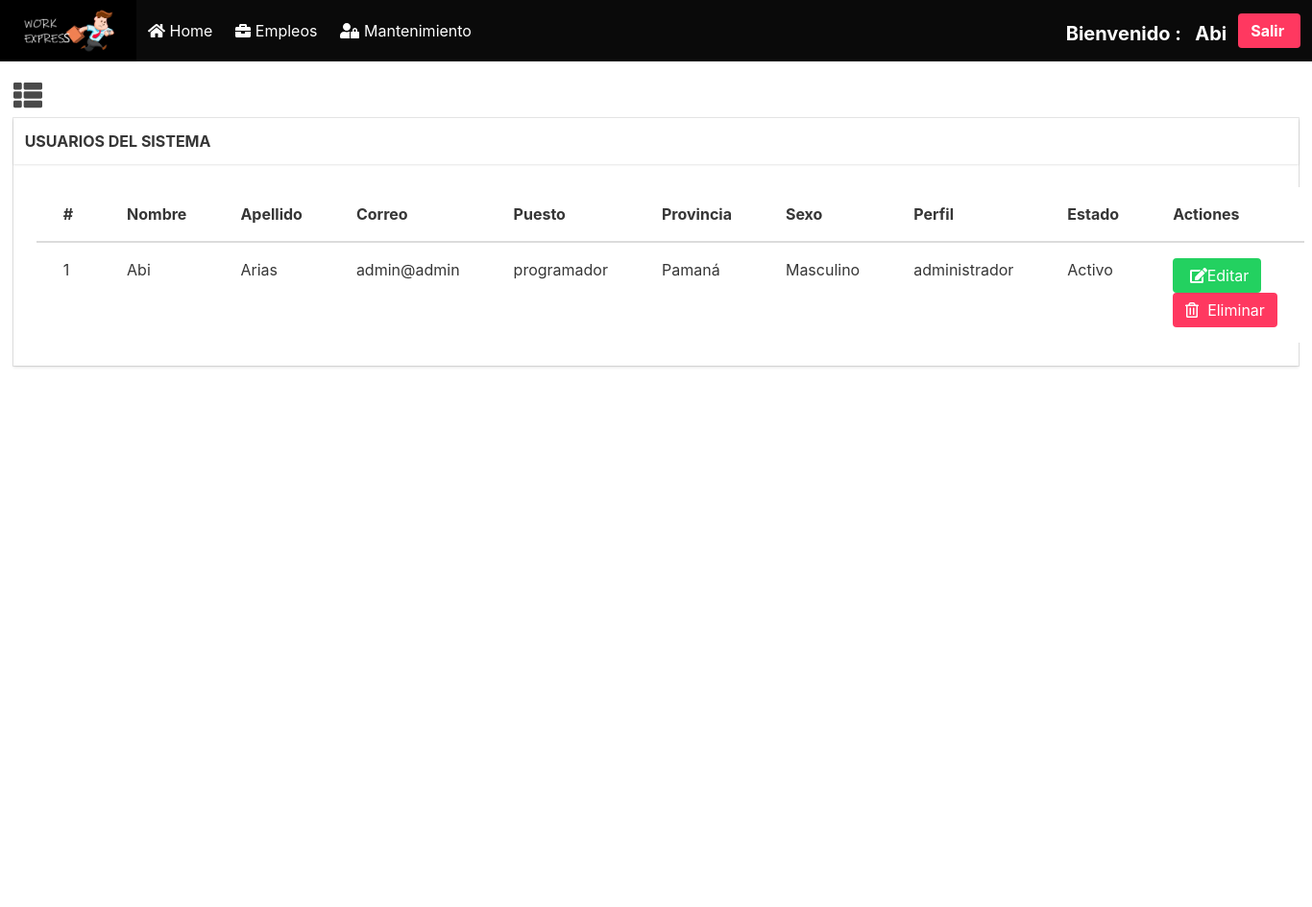
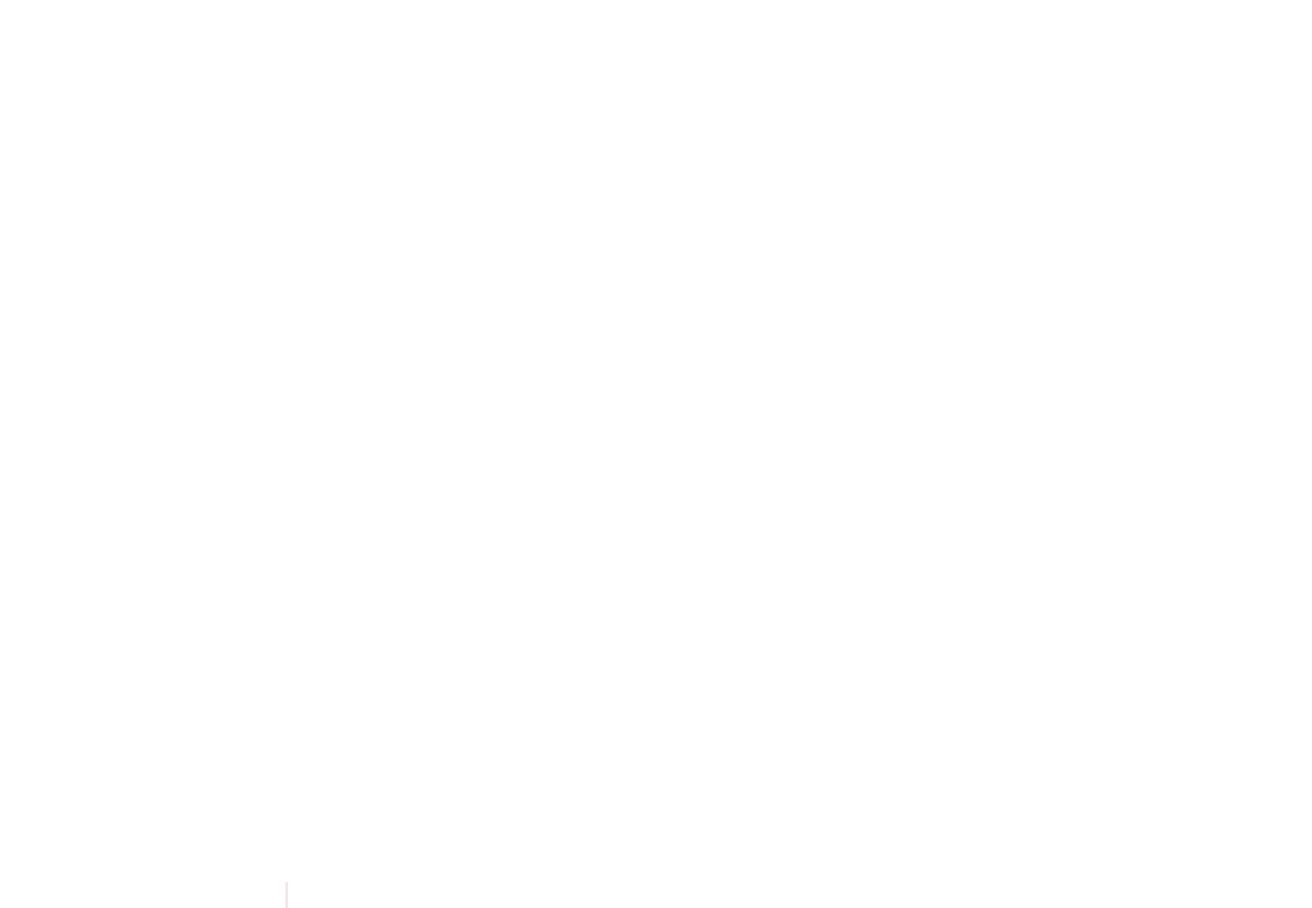
The page /mantenimiento.php?id=1 (signed in) on the database its author committed (2 pictures, top to bottom).
### tables this page shows
CREATE TABLE `usuario` (
  `id` int(3) NOT NULL,
  `nombre` varchar(100) DEFAULT '0',
  `apellido` varchar(100) DEFAULT '0',
  `correo` varchar(100) DEFAULT '0',
  `puesto` varchar(100) DEFAULT '0',
  `provincia` int(2) DEFAULT '0',
  `sexo` int(2) DEFAULT '0',
  `password` varchar(100) DEFAULT NULL,
  `tipo` int(2) DEFAULT '2',
  `activo` int(2) DEFAULT '1'
);

CREATE TABLE `provincia` (
  `id` int(2) NOT NULL,
  `nombre` varchar(50) NOT NULL DEFAULT '0'
);

CREATE TABLE `sexo` (
  `id` int(11) NOT NULL,
  `nombre` varchar(50) NOT NULL DEFAULT '0'
);

CREATE TABLE `tipo_usuario` (
  `id_tipo` int(11) NOT NULL,
  `nombre` varchar(50) NOT NULL DEFAULT '0'
);

### clases/conexion.php (called while the page is built)
<?php
class Conexion{
    static public function conectar(){
        $link = new PDO("mysql:host=127.0.0.1;dbname=trabajo","joel","@2363Matematica");
        $link->exec("set names utf8");
        return $link;
    }
}
?>

### clases/usuario.php (called while the page is built, shortened)
<?php
 require ('conexion.php');
 class Usuario
 {
   public function Traer_Usuarios()
   {
       $sql ="CALL sp_traer_usuarios()";
       $statement = Conexion::conectar()->prepare($sql);
       $statement->execute();
         return $statement->fetchAll();
   }
 }
 ?>

### mantenimiento/Tabla-Usuario.php (the view, shortened to what this page needs)
<div class="card">
        <div class="card-header">
         <div class="card-header-title">
               	<center>
                 <h2> <strong>USUARIOS DEL SISTEMA</strong> </h2>
               	</center>
               </div>
           </div>
          <div class="card-content ">
            <center>
 <table class="table">
  <thead>
    <tr>
      <th>#</th>
      <th>Nombre</th>
      <th>Apellido</th>
      <th>Correo</th>
      <th>Puesto</th>
      <th>Provincia</th>
      <th>Sexo</th>
      <th>Perfil</th>
      <th>Estado</th>
      <th>Actiones</th>
    </tr>
  </thead>
  <tbody>
     <?php
       $resultado = $obj->Traer_Usuarios();
       foreach ($resultado as $key => $value) {
     ?>
     <tr>
     <td><?php echo $key +1?></td>
     <td><?php echo $value["nombre"] ?></td>
     <td><?php echo $value["apellido"] ?></td>
     <td><?php echo $value["correo"] ?></td>
     <td><?php echo $value["puesto"] ?></td>
     <td><?php echo $value["provincia"] ?></td>
     <td><?php echo $value["sexo"] ?></td>
     <td><?php echo $value["usuario"] ?></td>
     <?php
         if ($value["activo"]=="1") {
         	$estado = "Activo";
         }else{
         	$estado = "Inactivo";
         }
      ?>
     <td><?php echo $estado?></td>
     <td>
      	<a href="mantenimiento.php?id=10&x=<?php echo $value["id"] ?>" class="button is-success">&nbsp; <i class="fa fa-edit"></i> Editar </a>
      	<a href="mantenimiento.php?id=15&x=<?php echo $value["id"] ?>&fu=usuario" class="button is-danger"><i class="far fa-trash-alt"></i> &nbsp; Eliminar</a>
      </td>
      </tr>
  <?php } ?>
  </tbody>
</table>
</center>
</div>
 </div>

### assest/css/mantenimiento.css (style rules this page uses)
body { overflow: hidden; }

### rows shown on the page
usuario: nombre "Abi", apellido "Arias", correo "admin@admin", puesto "programador", provincia.nombre "Pamaná", sexo.nombre "Masculino", tipo.nombre "administrador", activo "Activo"

### other values the page prints
$_SESSION["nombre"] "Abi"
